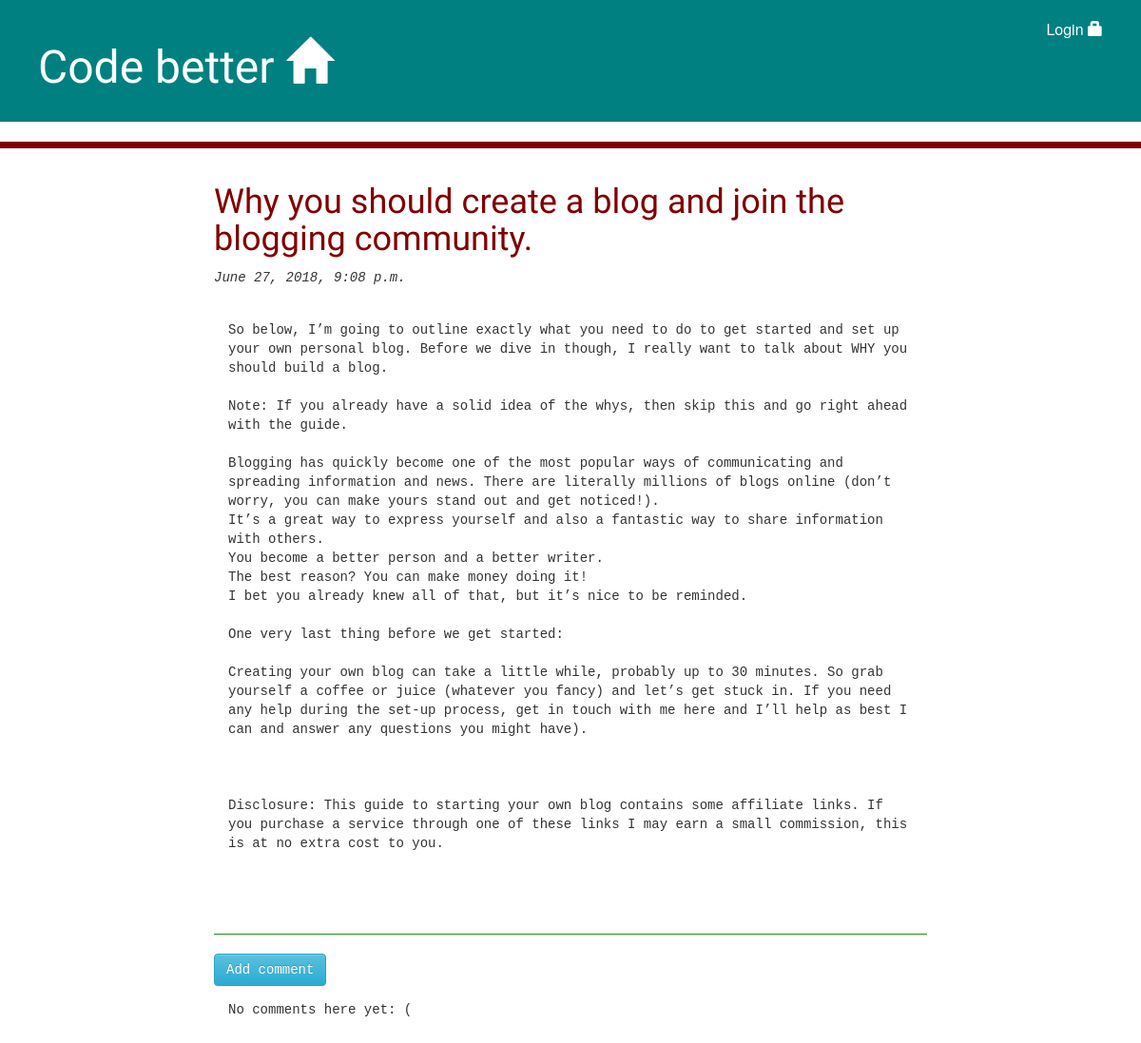
The app's page /post/2/ with its own data.
### blog/models.py (models this page shows, shortened)
class Post(models.Model):
	author=models.ForeignKey('auth.User', on_delete=models.CASCADE)
	title=models.CharField(max_length=200)
	text=models.TextField()
	created_date=models.DateTimeField(
		default=timezone.now)
	published_date=models.DateTimeField(blank=True, null=True)

### blog/views.py (the view)
# urls.py: url(r'^post/(?P<pk>\d+)/$',views.post_detail, name='post_detail'),
def post_detail(request,pk):
	post=get_object_or_404(Post,pk=pk)
	return render (request, 'blog/post_detail.html', {'post':post})

### blog/templates/blog/post_detail.html (shortened to what this page needs)
{% extends 'blog/base.html' %}
{%  block content%}
<div class="post">
    <h1>{{ post.title}} </h1>
    {% if post.published_date %}
    <div>
    	<em>{{ post.published_date }} </em>
    </div>
    {% else %}
    <a class="btn btn-success save" href="{% url 'post_publish' pk=post.pk %}"> Publish </a>
    {% endif %}
<br>
    <p>
    	{{ post.text|linebreaksbr }}
    </p>
</div>
<hr class="hr-comment">
<a class="btn btn-info" href="{% url 'add_comment_to_post' pk=post.pk %}">Add comment</a>
{% for comment in post.comments.all %}
 {% if user.is_authenticated or comment.approved_comment %}
  <div class="comment">
    <div class="date">
     {{ comment.created_date }}
      {% if not comment.approved_comment %}
       <a class="btn btn-danger" href="{% url 'comment_remove' pk=comment.pk %}"><span class="glyphicon glyphicon-remove"></span></a>
        <a class="btn btn-warning" href="{% url 'comment_approve' pk=comment.pk %}"><span class="glyphicon glyphicon-ok"></span></a>
            {% endif %}
    </div>
    <strong> {{ comment.author }}</strong>
    <p> {{ comment.text|linebreaks}} </p>
  </div>
  {% endif %}
  {% empty %}
  <p>No comments here yet: (</p>
 {% endfor %}
{% endblock %}

### blog/static/css/blog.css (style rules this page uses)
p { padding: 15px; font-family: monospace; }
h1, h2, h3, h4 { font-family: Amita, cursive; }
.post { margin-bottom: 70px; }
.post h1 { color: maroon; }
.hr-comment { border-top: 1px solid forestgreen; }

### records on screen
Post: title "Why you should create a blog and join the blogging community.", published_date "June 27, 2018, 9:08 p.m.", text "So below, I’m going to outline exactly what you need to do to get started and set up your own personal blog. Before we dive in though, I really want to talk about WHY you should build a blog. Note: If you already have a solid idea of the whys, then skip this and go right ahead with the guide. Blogging has quickly become one of the most popular ways of communicating and spreading information and news. There are literally millions of blogs online (don’t worry, you can make yours stand out and get noticed!). It’s a great way to express yourself and also a fantastic way to share information with others. You become a better person and a better writer. The best reason? You can make money doing…"
